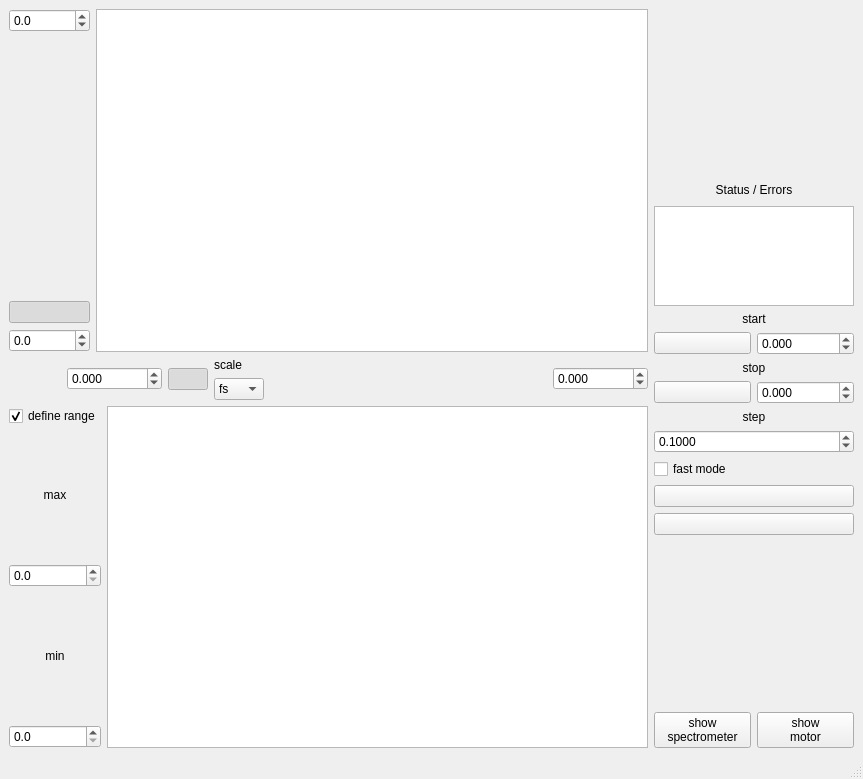
<?xml version="1.0" encoding="UTF-8"?>
<ui version="4.0">
 <class>catchFROG</class>
 <widget class="QMainWindow" name="catchFROG">
  <property name="geometry">
   <rect>
    <x>0</x>
    <y>0</y>
    <width>863</width>
    <height>779</height>
   </rect>
  </property>
  <property name="windowTitle">
   <string>catchFROG</string>
  </property>
  <widget class="QWidget" name="centralwidget">
   <layout class="QHBoxLayout" name="horizontalLayout_8">
    <item>
     <layout class="QVBoxLayout" name="verticalLayout_11">
      <item>
       <layout class="QHBoxLayout" name="horizontalLayout_5">
        <item>
         <layout class="QVBoxLayout" name="verticalLayout_5">
          <item>
           <widget class="QDoubleSpinBox" name="SetYmax">
            <property name="decimals">
             <number>1</number>
            </property>
            <property name="minimum">
             <double>-100000.000000000000000</double>
            </property>
            <property name="maximum">
             <double>100000.000000000000000</double>
            </property>
           </widget>
          </item>
          <item>
           <spacer name="verticalSpacer">
            <property name="orientation">
             <enum>Qt::Vertical</enum>
            </property>
            <property name="sizeHint" stdset="0">
             <size>
              <width>20</width>
              <height>208</height>
             </size>
            </property>
           </spacer>
          </item>
          <item>
           <widget class="QPushButton" name="ScaleVerBt">
            <property name="text">
             <string/>
            </property>
            <property name="icon">
             <iconset>
              <normaloff>double arrow 2.png</normaloff>double arrow 2.png</iconset>
            </property>
            <property name="iconSize">
             <size>
              <width>50</width>
              <height>50</height>
             </size>
            </property>
            <property name="checkable">
             <bool>true</bool>
            </property>
            <property name="checked">
             <bool>true</bool>
            </property>
           </widget>
          </item>
          <item>
           <widget class="QDoubleSpinBox" name="SetYmin">
            <property name="decimals">
             <number>1</number>
            </property>
            <property name="minimum">
             <double>-100000.000000000000000</double>
            </property>
            <property name="maximum">
             <double>100000.000000000000000</double>
            </property>
           </widget>
          </item>
         </layout>
        </item>
        <item>
         <widget class="QGraphicsView" name="plot2d"/>
        </item>
       </layout>
      </item>
      <item>
       <layout class="QHBoxLayout" name="horizontalLayout_4">
        <item>
         <spacer name="horizontalSpacer">
          <property name="orientation">
           <enum>Qt::Horizontal</enum>
          </property>
          <property name="sizeType">
           <enum>QSizePolicy::Fixed</enum>
          </property>
          <property name="sizeHint" stdset="0">
           <size>
            <width>58</width>
            <height>20</height>
           </size>
          </property>
         </spacer>
        </item>
        <item>
         <layout class="QHBoxLayout" name="horizontalLayout_3">
          <item>
           <widget class="QDoubleSpinBox" name="SetXmin">
            <property name="decimals">
             <number>3</number>
            </property>
            <property name="minimum">
             <double>-1000000.000000000000000</double>
            </property>
            <property name="maximum">
             <double>1000000.000000000000000</double>
            </property>
           </widget>
          </item>
          <item>
           <widget class="QPushButton" name="ScaleHorBt">
            <property name="text">
             <string/>
            </property>
            <property name="icon">
             <iconset>
              <normaloff>double arrow.png</normaloff>double arrow.png</iconset>
            </property>
            <property name="iconSize">
             <size>
              <width>50</width>
              <height>50</height>
             </size>
            </property>
            <property name="checkable">
             <bool>true</bool>
            </property>
            <property name="checked">
             <bool>true</bool>
            </property>
           </widget>
          </item>
          <item>
           <layout class="QVBoxLayout" name="verticalLayout_13">
            <item>
             <widget class="QLabel" name="label_7">
              <property name="text">
               <string>scale</string>
              </property>
             </widget>
            </item>
            <item>
             <widget class="QComboBox" name="Xscale">
              <item>
               <property name="text">
                <string>fs</string>
               </property>
              </item>
              <item>
               <property name="text">
                <string>ps</string>
               </property>
              </item>
              <item>
               <property name="text">
                <string>mm</string>
               </property>
              </item>
             </widget>
            </item>
           </layout>
          </item>
          <item>
           <spacer name="horizontalSpacer_3">
            <property name="orientation">
             <enum>Qt::Horizontal</enum>
            </property>
            <property name="sizeHint" stdset="0">
             <size>
              <width>248</width>
              <height>20</height>
             </size>
            </property>
           </spacer>
          </item>
          <item>
           <widget class="QDoubleSpinBox" name="SetXmax">
            <property name="decimals">
             <number>3</number>
            </property>
            <property name="minimum">
             <double>-1000000.000000000000000</double>
            </property>
            <property name="maximum">
             <double>10000000.000000000000000</double>
            </property>
            <property name="singleStep">
             <double>1.000000000000000</double>
            </property>
           </widget>
          </item>
         </layout>
        </item>
       </layout>
      </item>
      <item>
       <layout class="QHBoxLayout" name="horizontalLayout_6">
        <item>
         <layout class="QVBoxLayout" name="verticalLayout_10">
          <item>
           <widget class="QCheckBox" name="definerange">
            <property name="text">
             <string>define range</string>
            </property>
            <property name="checked">
             <bool>true</bool>
            </property>
           </widget>
          </item>
          <item>
           <layout class="QVBoxLayout" name="verticalLayout_9">
            <item>
             <widget class="QLabel" name="label_4">
              <property name="text">
               <string>&lt;html&gt;&lt;head/&gt;&lt;body&gt;&lt;p align=&quot;center&quot;&gt;max&lt;/p&gt;&lt;/body&gt;&lt;/html&gt;</string>
              </property>
             </widget>
            </item>
            <item>
             <widget class="QDoubleSpinBox" name="LamMax">
              <property name="decimals">
               <number>1</number>
              </property>
              <property name="maximum">
               <double>10000.000000000000000</double>
              </property>
             </widget>
            </item>
           </layout>
          </item>
          <item>
           <layout class="QVBoxLayout" name="verticalLayout_6">
            <item>
             <widget class="QLabel" name="label_5">
              <property name="text">
               <string>&lt;html&gt;&lt;head/&gt;&lt;body&gt;&lt;p align=&quot;center&quot;&gt;min&lt;/p&gt;&lt;/body&gt;&lt;/html&gt;</string>
              </property>
             </widget>
            </item>
            <item>
             <widget class="QDoubleSpinBox" name="LamMin">
              <property name="decimals">
               <number>1</number>
              </property>
              <property name="maximum">
               <double>10000.000000000000000</double>
              </property>
             </widget>
            </item>
           </layout>
          </item>
         </layout>
        </item>
        <item>
         <widget class="QGraphicsView" name="plot1d"/>
        </item>
       </layout>
      </item>
     </layout>
    </item>
    <item>
     <layout class="QVBoxLayout" name="verticalLayout_8">
      <item>
       <spacer name="verticalSpacer_2">
        <property name="orientation">
         <enum>Qt::Vertical</enum>
        </property>
        <property name="sizeHint" stdset="0">
         <size>
          <width>20</width>
          <height>40</height>
         </size>
        </property>
       </spacer>
      </item>
      <item>
       <layout class="QVBoxLayout" name="verticalLayout_12">
        <item>
         <widget class="QLabel" name="label_6">
          <property name="maximumSize">
           <size>
            <width>16777215</width>
            <height>20</height>
           </size>
          </property>
          <property name="text">
           <string>&lt;html&gt;&lt;head/&gt;&lt;body&gt;&lt;p align=&quot;center&quot;&gt;Status / Errors&lt;/p&gt;&lt;/body&gt;&lt;/html&gt;</string>
          </property>
         </widget>
        </item>
        <item alignment="Qt::AlignHCenter">
         <widget class="QTextBrowser" name="error_message">
          <property name="maximumSize">
           <size>
            <width>200</width>
            <height>100</height>
           </size>
          </property>
         </widget>
        </item>
       </layout>
      </item>
      <item>
       <layout class="QVBoxLayout" name="verticalLayout_7">
        <item>
         <layout class="QVBoxLayout" name="verticalLayout">
          <item>
           <widget class="QLabel" name="label">
            <property name="text">
             <string>&lt;html&gt;&lt;head/&gt;&lt;body&gt;&lt;p align=&quot;center&quot;&gt;start&lt;/p&gt;&lt;/body&gt;&lt;/html&gt;</string>
            </property>
           </widget>
          </item>
          <item>
           <layout class="QHBoxLayout" name="horizontalLayout">
            <item>
             <widget class="QPushButton" name="TakeStart">
              <property name="text">
               <string/>
              </property>
              <property name="icon">
               <iconset>
                <normaloff>set.png</normaloff>set.png</iconset>
              </property>
              <property name="iconSize">
               <size>
                <width>40</width>
                <height>25</height>
               </size>
              </property>
             </widget>
            </item>
            <item>
             <widget class="QDoubleSpinBox" name="ScanStart">
              <property name="decimals">
               <number>3</number>
              </property>
              <property name="minimum">
               <double>-10000.000000000000000</double>
              </property>
              <property name="maximum">
               <double>10000.000000000000000</double>
              </property>
             </widget>
            </item>
           </layout>
          </item>
         </layout>
        </item>
        <item>
         <layout class="QVBoxLayout" name="verticalLayout_2">
          <item>
           <widget class="QLabel" name="label_2">
            <property name="text">
             <string>&lt;html&gt;&lt;head/&gt;&lt;body&gt;&lt;p align=&quot;center&quot;&gt;stop&lt;/p&gt;&lt;/body&gt;&lt;/html&gt;</string>
            </property>
           </widget>
          </item>
          <item>
           <layout class="QHBoxLayout" name="horizontalLayout_2">
            <item>
             <widget class="QPushButton" name="TakeStop">
              <property name="text">
               <string/>
              </property>
              <property name="icon">
               <iconset>
                <normaloff>set.png</normaloff>set.png</iconset>
              </property>
              <property name="iconSize">
               <size>
                <width>40</width>
                <height>25</height>
               </size>
              </property>
             </widget>
            </item>
            <item>
             <widget class="QDoubleSpinBox" name="ScanStop">
              <property name="decimals">
               <number>3</number>
              </property>
              <property name="minimum">
               <double>-100000.000000000000000</double>
              </property>
              <property name="maximum">
               <double>10000.000000000000000</double>
              </property>
             </widget>
            </item>
           </layout>
          </item>
         </layout>
        </item>
        <item>
         <layout class="QVBoxLayout" name="verticalLayout_3">
          <item>
           <widget class="QLabel" name="label_3">
            <property name="text">
             <string>&lt;html&gt;&lt;head/&gt;&lt;body&gt;&lt;p align=&quot;center&quot;&gt;step&lt;/p&gt;&lt;/body&gt;&lt;/html&gt;</string>
            </property>
           </widget>
          </item>
          <item>
           <widget class="QDoubleSpinBox" name="ScanStep">
            <property name="decimals">
             <number>4</number>
            </property>
            <property name="minimum">
             <double>-10000.000000000000000</double>
            </property>
            <property name="maximum">
             <double>10000.000000000000000</double>
            </property>
            <property name="value">
             <double>0.100000000000000</double>
            </property>
           </widget>
          </item>
         </layout>
        </item>
        <item>
         <layout class="QVBoxLayout" name="verticalLayout_4">
          <item>
           <widget class="QCheckBox" name="ScanMode">
            <property name="text">
             <string>fast mode</string>
            </property>
           </widget>
          </item>
          <item>
           <widget class="QPushButton" name="startBt">
            <property name="enabled">
             <bool>true</bool>
            </property>
            <property name="text">
             <string/>
            </property>
            <property name="icon">
             <iconset>
              <normaloff>play.png</normaloff>
              <normalon>pause.png</normalon>play.png</iconset>
            </property>
            <property name="iconSize">
             <size>
              <width>40</width>
              <height>40</height>
             </size>
            </property>
            <property name="checkable">
             <bool>true</bool>
            </property>
            <property name="checked">
             <bool>false</bool>
            </property>
           </widget>
          </item>
         </layout>
        </item>
        <item>
         <widget class="QPushButton" name="saveBt">
          <property name="text">
           <string/>
          </property>
          <property name="icon">
           <iconset>
            <normaloff>save.png</normaloff>save.png</iconset>
          </property>
          <property name="iconSize">
           <size>
            <width>40</width>
            <height>40</height>
           </size>
          </property>
         </widget>
        </item>
       </layout>
      </item>
      <item>
       <spacer name="verticalSpacer_3">
        <property name="orientation">
         <enum>Qt::Vertical</enum>
        </property>
        <property name="sizeHint" stdset="0">
         <size>
          <width>20</width>
          <height>40</height>
         </size>
        </property>
       </spacer>
      </item>
      <item>
       <layout class="QHBoxLayout" name="horizontalLayout_7">
        <item>
         <widget class="QPushButton" name="ShowSpectrometer">
          <property name="text">
           <string>show
spectrometer</string>
          </property>
         </widget>
        </item>
        <item>
         <widget class="QPushButton" name="ShowMotor">
          <property name="text">
           <string>show
motor</string>
          </property>
         </widget>
        </item>
       </layout>
      </item>
     </layout>
    </item>
   </layout>
  </widget>
  <widget class="QMenuBar" name="menubar">
   <property name="geometry">
    <rect>
     <x>0</x>
     <y>0</y>
     <width>863</width>
     <height>22</height>
    </rect>
   </property>
  </widget>
  <widget class="QStatusBar" name="statusbar"/>
 </widget>
 <resources/>
 <connections/>
</ui>
